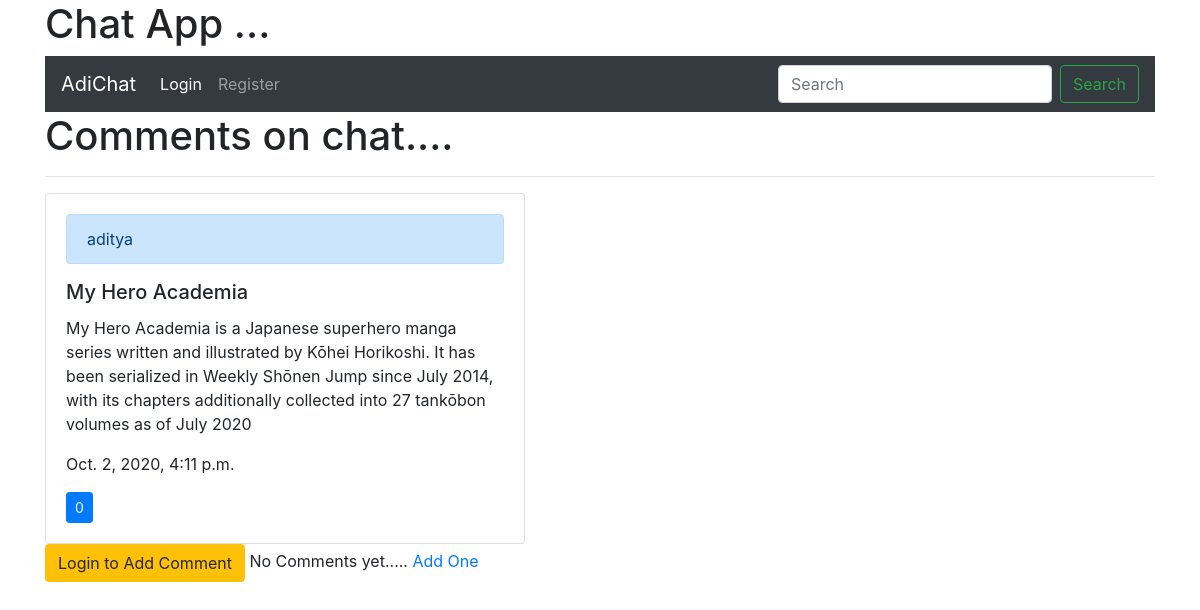
/chat/8/, run on the app's committed database.
### chat/models.py (models this page shows)
class Full_chat(models.Model):
    user = models.ForeignKey(User, on_delete=models.CASCADE , null= True  )
    likes = models.ManyToManyField(User, related_name="tweet_user" , blank=True )
    content = models.TextField()
    follow = models.ManyToManyField(User, related_name="tweet_follow" , blank=True )
    message = models.TextField( null= True)
    images = models.ImageField(null=True , blank= True ,upload_to = "images/" )
    pub_date = models.DateTimeField(auto_now=False, auto_now_add=True, null=True)
    def total_likes(self):
        return self.likes.count()

### chat/views.py (the view)
# urls.py: path("chat/<int:pk>/", views.comment_view, name='comment_view'),
def comment_view(request, pk) :
    form = CommentForm()
    chat_comment = Full_chat.objects.get(id= pk)
    total = chat_comment.total_likes()
    comment = chat_comment.comments.all()
    form.instance.user = request.user
    if request.method == 'POST':
        form = CommentForm(request.POST, request.FILES)
    if form.is_valid():
        obj = form.save(commit=False)
        obj.chat = Full_chat.objects.get(id= pk) or None
        obj.save()
    context = {'chat_comment': chat_comment ,
               'comment': comment[::-1] ,
               'total_likes': total ,
               'form':form ,
               }
    return render(request, 'accounts/front_page.html' ,context)

### chat/forms.py
class CommentForm(ModelForm):
    comment =  forms.CharField(label='', widget=forms.TextInput(attrs={"placeholder": "Write your comment "}))
    class Meta:
        model = Comment
        fields = [
            'comment' ,]

### templates/accounts/front_page.html (shortened to what this page needs)
{% extends 'chat/base.html'%}
{% block content %}
<div class="container nav-wrapper">
<h1>Comments on chat....</h1>
<hr>
 <div class="card" style="width: 30rem;">
              <div class="card-body">
                  <div class="alert alert-primary" role="alert">
                    {{ chat_comment.user.username}}
                 </div>
                <h5 class="card-title">{{ chat_comment.content }}  </h5>
                <p class="card-text">{{ chat_comment.message}}</p>
                  <p class="card-text">{{ chat_comment.pub_date}}  </p>
                  <form action="/like_chat/{{chat.pk}}/" method="post">
                      <button type="submit" , name="post_id" , value="{{ post.id }}" , class="btn btn-primary btn-sm">
                     {{ chat_comment.total_likes}}  </button>
                  </form>
                     </div>
            </div>
 {% if user.is_authenticated %}
<div class="form-group">
    <form action="" method = "POST">
        {% csrf_token %}
        {{ form.as_p }}
        <button class="btn btn-secondary">Add Comment</button>
    </form>
</div>
{% else %}
                 <a class="btn btn-warning" data-toggle="collapse" href="/accounts/login/" role="button" aria-expanded="false" aria-controls="/accounts/login/">
                  Login to Add Comment
                   </a>
          {% endif %}
 {% if not comment %}
           No Comments yet..... <a href="#">Add One</a>
                    {% endif %}
             </div>
{% endblock content %}

### data on the page
Full_chat: user.username "aditya", content "My Hero Academia", message "My Hero Academia is a Japanese superhero manga series written and illustrated by Kōhei Horikoshi. It has been serialized in Weekly Shōnen Jump since July 2014, with its chapters additionally collected into 27 tankōbon volumes as of July 2020", pub_date "Oct. 2, 2020, 4:11 p.m.", total_likes "0"
